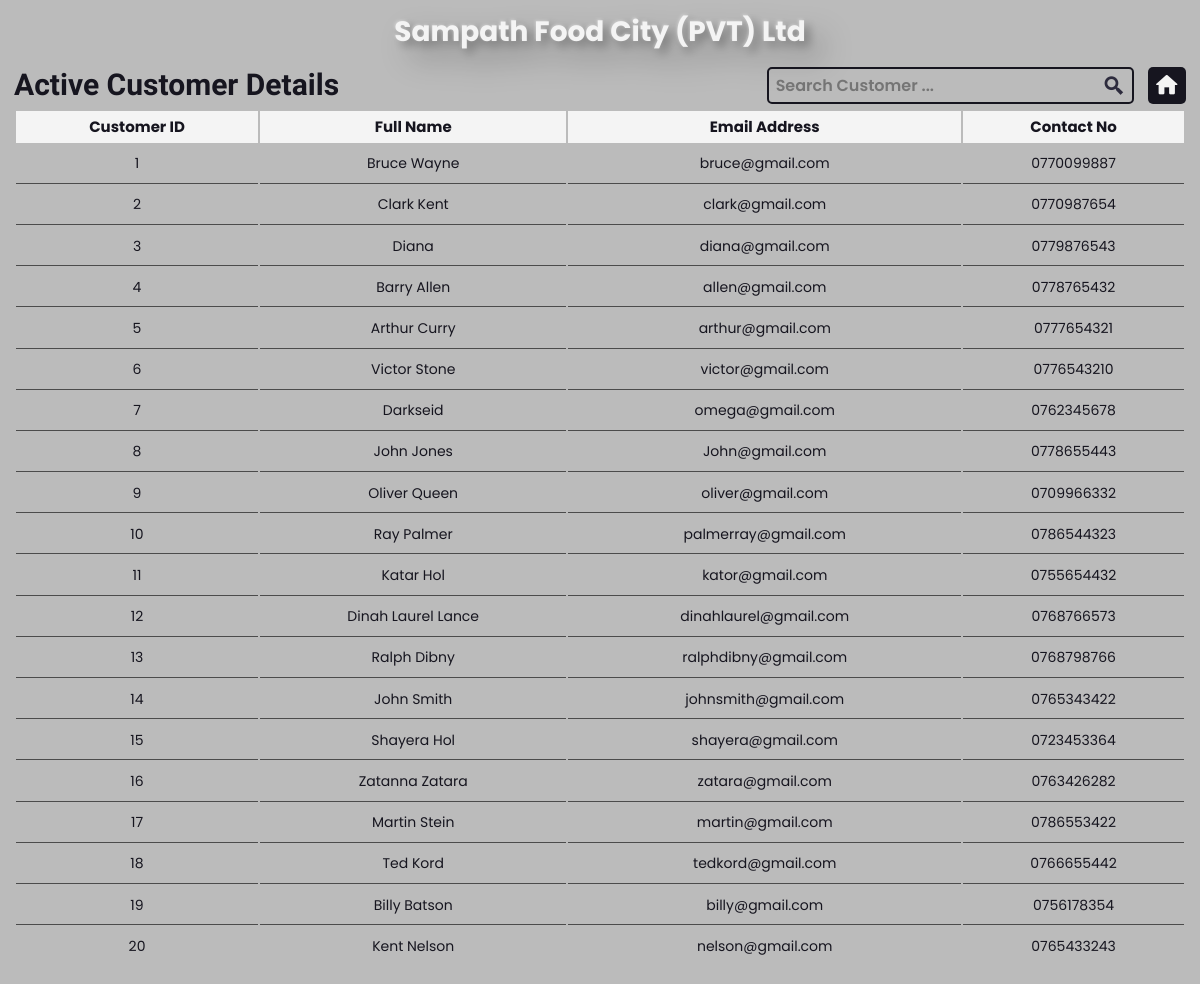
Screenshot of /Admin/Customer.php with the database file from the repository.
### tables this page shows
CREATE TABLE `customer_login` (
  `UserName` varchar(50) NOT NULL,
  `Password` varchar(250) NOT NULL,
  `Register_Date` timestamp NOT NULL DEFAULT current_timestamp(),
  `STATUS` enum('0','1') NOT NULL,
  `CusID` int(5) NOT NULL
);

CREATE TABLE `customer` (
  `CustomerID` int(5) NOT NULL,
  `CusName` varchar(100) NOT NULL,
  `Address` text DEFAULT NULL,
  `GENDER` enum('Male','Female') NOT NULL,
  `DOB` date NOT NULL,
  `Email` varchar(120) NOT NULL,
  `ContactNo` varchar(20) NOT NULL
);

### Admin/Customer.php (the view, shortened to what this page needs)
<?php
    $profile = $_GET['profile'];
?>
<!DOCTYPE html>
<html lang="en">
<head>
    <link href='https://unpkg.com/boxicons@2.1.2/css/boxicons.min.css' rel='stylesheet'>
</head>
<body>
    <main>
        <div class="h1">Sampath Food City (PVT) Ltd</div>
        <div class="insight">
            <div class="view">
                <div class="title">
                    <h2>Active Customer Details</h2>
                    <div class="out">
                        <form action="" method="post" class="search">
                            <input type="text" name="search" placeholder="Search Customer ...">
                            <label for="search" class="ic"><i class='bx bx-search-alt-2'></i></label>
                        </form>
                        <?php
                            if($_SESSION['StaffID'] == "AD001"){
                                echo '<a href="Home.php" class="in"><span class="material-icons-round" id="home">home</span><span class="name">DashBoard</span></a>';
                            }
                            else{
                                echo '<a href="Staff-Home.php" class="in"><span class="material-icons-round" id="home">home</span><span class="name">DashBoard</span></a>';
                            }
                        ?>
                    </div>
                </div>
                <div class="details">
                    <table class="table2">
                        <thead>
                            <tr>
                                <th>Customer ID</th>
                                <th>Full Name</th>
                                <th>Email Address</th>
                                <th>Contact No</th>
                            </tr>
                        </thead>
                        <tbody>
                            <?php
                                @include 'config.php';
                                $sql = "SELECT c.*, cl.Status FROM customer c, customer_login cl WHERE c.CustomerID = cl.CusID ORDER BY cl.CusID ASC";
                                $result = $conn->query($sql);
                                if (isset($_POST['searching'])) {
                                    $id = $_POST['search'];
                                    $sql1 = "SELECT c.*, cl.Status FROM customer c, customer_login cl WHERE c.CustomerID = cl.CusID AND (CustomerID ='$id' OR CusName LIKE '$id%' OR CusName LIKE '%$id%' OR ContactNo = '$id') ORDER BY cl.CusID ASC";
                                    $result1 = $conn->query($sql1);
                                    if($result1-> num_rows > 0){
                                        while($row0 = $result1-> fetch_assoc()){
                            ?>
                            <tr>
                                <td><?= $row0['CustomerID'] ?></td>
                                <td><?= $row0['CusName'] ?></td>
                                <td><?= $row0['Email'] ?></td>
                                <td><?= $row0['ContactNo'] ?></td>
                                <?php
                                    if ($profile == "Admin") {
                                ?>
                                    <td class="ac ad">
                                        <form action="" method="post" id="default">
                                            <?php
                                                if($row0['Status'] == 0){
                                                    echo '<input type="text" name="Cus" value="'. $row0['CustomerID'].'" style="display: none;">';
                                                    echo '<input type="number" name="active" id="invisible" value="1" style="display: none;">';
                                                    echo '<button type="submit" class="btn" name="status" style="--i : green;" onclick="window.alert(\''.$row0['CustomerID'].' : Account Unlocked!\')">';
                                                    echo '<span class="material-icons-round" id="active">lock_open</span>';
                                                    echo '<span class="name" id="tag">Activate</span>';
                                                    echo '</button>';
                                                }
                                                else if($row0['Status'] == 1){
                                                    echo '<input type="text" name="Cus" value="'. $row0['CustomerID'].'" style="display: none;">';
                                                    echo '<input type="number" name="active" id="invisible" value="0" style="display: none;">';
                                                    echo '<button type="submit" class="btn" name="status" style="--i : red;" onclick="window.alert(\''.$row0['CustomerID'].' : Account Locked!\')">';
                                                    echo '<span class="material-icons-round" id="active">lock_outline</span>';
                                                    echo '<span class="name" id="tag">Deactivate</span>';
                                                    echo '</button>';
                                                }
                                            ?>
                                        </form>
                                    </td>
                                    <td class="action td">
                                        <a href="Customer-Profile.php?CusID=<?= $row0['CustomerID'] ?>"><abbr title="View"><span class="material-icons-round">view_comfy</span></abbr></a>
                                        <form action="" method="post">
                                            <input type="number" name="id" id="id" value="<?= $row0['CustomerID'] ?>" style="display: none;">
                                            <button type="submit" name="del" onclick="window.alert('Deleted from Customer List')"><abbr title="Delete"><span class="material-icons-round">delete_forever</span></abbr></button>
                                        </form>
                                    </td>
                                <?php
                                    }
                                ?>
                            </tr>
                            <?php
                                        }
                                    }else{
                                        echo '<tr><td colspan = "6" id = "no">0 Results</td></tr>';
                                    }
                                }else{
                                    if($result-> num_rows > 0){
                                        while($row = $result-> fetch_assoc()){
                            ?>
                            <tr>
                                <td><?= $row['CustomerID'] ?></td>
                                <td><?= $row['CusName'] ?></td>
                                <td><?= $row['Email'] ?></td>
                                <td><?= $row['ContactNo'] ?></td>
                            </tr>
                            <?php
                                        }
                                    }
                                }
                            ?>
                        </tbody>
                    </table>
                </div>
            </div>
        </div>
    </main>
</body>
</html>

### Admin/Customer.php (style rules this page uses)
* { margin: 0; padding: 0; outline: none; border: none; text-decoration: none; list-style: none; box-sizing: border-box; }
html { font-size: 14px; }
body { position: relative; height: 100vh; width: 100%; background: #bbb; user-select: none; font-family: 'Poppins', sans-serif; overflow: hidden; }
main { display: flex; align-items: center; flex-direction: column; height: 100%; width: 100%; padding: .8rem 1rem; font-family: 'Poppins', sans-serif; gap: 1rem; }
main .h1 { color: #f4f4f4; font-size: 2rem; font-family: 'Poppins', sans-serif; font-weight: 700; text-align: center; filter: drop-shadow(-1px -1px 1px rgba(255,255,255,0.3)) drop-shadow(5px 5px 5px rgba(0,0,0,0.3)) drop-shadow(15px 15px 15px rgba(0,0,0,0.3)); }
main .insight { display: flex; width: 100%; column-gap: 1rem; height: 100%; }
.insight .view { width: 100%; height: 100%; }
.view .title { display: flex; position: relative; padding-bottom: .5rem; width: 100%; }
.title h2 { font-family: 'Lalezar', cursive; font-size: 30px; color: #16151f; }
.title .out { display: flex; align-items: center; column-gap: 1rem; position: absolute; right: 0; }
.out .search { display: flex; justify-content: center; align-items: center; column-gap: .5rem; border-radius: 5px; border: 2px solid #16151f; }
.search input[type="text"] { font-family: 'poppins', sans-serif; color: #16151f; font-size: 16px; font-weight: 600; width: 20em; background: none; padding: 0 .5rem; }
.search .ic i { font-size: 22px; padding: 6px .5rem 2px .5rem; color: #2d2b3d; font-weight: 600; }
.out .in { display: flex; justify-content: center; align-items: center; background: #16151f; color: #f4f4f4; padding: .3rem; column-gap: .5rem; border-radius: 5px; margin-bottom: 1px; }
.in #home { font-size: 2rem; width: 30px; text-align: center; }
.view .details { display: flex; flex-direction: column; column-gap: 1rem; row-gap: 1rem; color: #16151f; }
.details { display: flex; flex-direction: column; width: fit-content; row-gap: .5rem; padding-bottom: .5rem; width: 100%; height: 78vh; overflow-y: auto; }
.table2 { font-size: 1rem; }
.table2 thead tr th { padding: .3rem; font-size: 15px; background-color: #f4f4f4; position: sticky; top: 0; }
.table2 tbody tr td { text-align: center; border-bottom: 1px solid #4b4b4b; height: 2.8rem; }
.table2 tr:last-child td { border: none; }

### rows the page displays
customer_login: CusID.CustomerID "1", CusID.CusName "Bruce Wayne", CusID.Email "bruce@gmail.com", CusID.ContactNo "0770099887"
customer_login: CusID.CustomerID "2", CusID.CusName "Clark Kent", CusID.Email "clark@gmail.com", CusID.ContactNo "0770987654"
customer_login: CusID.CustomerID "3", CusID.CusName "Diana", CusID.Email "diana@gmail.com", CusID.ContactNo "0779876543"
customer_login: CusID.CustomerID "4", CusID.CusName "Barry Allen", CusID.Email "allen@gmail.com", CusID.ContactNo "0778765432"
customer_login: CusID.CustomerID "5", CusID.CusName "Arthur Curry", CusID.Email "arthur@gmail.com", CusID.ContactNo "0777654321"
customer_login: CusID.CustomerID "6", CusID.CusName "Victor Stone", CusID.Email "victor@gmail.com", CusID.ContactNo "0776543210"
customer_login: CusID.CustomerID "7", CusID.CusName "Darkseid", CusID.Email "omega@gmail.com", CusID.ContactNo "0762345678"
customer_login: CusID.CustomerID "8", CusID.CusName "John Jones", CusID.Email "John@gmail.com", CusID.ContactNo "0778655443"
customer_login: CusID.CustomerID "9", CusID.CusName "Oliver Queen", CusID.Email "oliver@gmail.com", CusID.ContactNo "0709966332"
customer_login: CusID.CustomerID "10", CusID.CusName "Ray Palmer", CusID.Email "palmerray@gmail.com", CusID.ContactNo "0786544323"
customer_login: CusID.CustomerID "11", CusID.CusName "Katar Hol", CusID.Email "kator@gmail.com", CusID.ContactNo "0755654432"
customer_login: CusID.CustomerID "12", CusID.CusName "Dinah Laurel Lance", CusID.Email "dinahlaurel@gmail.com", CusID.ContactNo "0768766573"
customer_login: CusID.CustomerID "13", CusID.CusName "Ralph Dibny", CusID.Email "ralphdibny@gmail.com", CusID.ContactNo "0768798766"
customer_login: CusID.CustomerID "14", CusID.CusName "John Smith", CusID.Email "johnsmith@gmail.com", CusID.ContactNo "0765343422"
customer_login: CusID.CustomerID "15", CusID.CusName "Shayera Hol", CusID.Email "shayera@gmail.com", CusID.ContactNo "0723453364"
customer_login: CusID.CustomerID "16", CusID.CusName "Zatanna Zatara", CusID.Email "zatara@gmail.com", CusID.ContactNo "0763426282"
customer_login: CusID.CustomerID "17", CusID.CusName "Martin Stein", CusID.Email "martin@gmail.com", CusID.ContactNo "0786553422"
customer_login: CusID.CustomerID "18", CusID.CusName "Ted Kord", CusID.Email "tedkord@gmail.com", CusID.ContactNo "0766655442"
customer_login: CusID.CustomerID "19", CusID.CusName "Billy Batson", CusID.Email "billy@gmail.com", CusID.ContactNo "0756178354"
customer_login: CusID.CustomerID "20", CusID.CusName "Kent Nelson", CusID.Email "nelson@gmail.com", CusID.ContactNo "0765433243"
